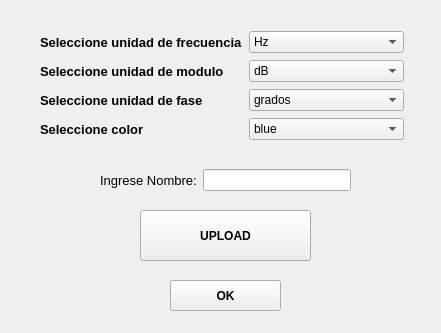
<?xml version="1.0" encoding="UTF-8"?>
<ui version="4.0">
 <class>Form</class>
 <widget class="QWidget" name="Form">
  <property name="geometry">
   <rect>
    <x>0</x>
    <y>0</y>
    <width>441</width>
    <height>333</height>
   </rect>
  </property>
  <property name="windowTitle">
   <string>Form</string>
  </property>
  <widget class="QPushButton" name="upload_simulacion_pushButton_m">
   <property name="geometry">
    <rect>
     <x>140</x>
     <y>210</y>
     <width>171</width>
     <height>51</height>
    </rect>
   </property>
   <property name="font">
    <font>
     <weight>75</weight>
     <bold>true</bold>
    </font>
   </property>
   <property name="text">
    <string>UPLOAD</string>
   </property>
  </widget>
  <widget class="QPushButton" name="ok_simulacion_pushButton_2_m">
   <property name="geometry">
    <rect>
     <x>170</x>
     <y>280</y>
     <width>111</width>
     <height>31</height>
    </rect>
   </property>
   <property name="font">
    <font>
     <weight>75</weight>
     <bold>true</bold>
    </font>
   </property>
   <property name="text">
    <string>OK</string>
   </property>
  </widget>
  <widget class="QWidget" name="horizontalLayoutWidget">
   <property name="geometry">
    <rect>
     <x>100</x>
     <y>160</y>
     <width>251</width>
     <height>41</height>
    </rect>
   </property>
   <layout class="QHBoxLayout" name="horizontalLayout">
    <item>
     <widget class="QLabel" name="label_10">
      <property name="font">
       <font>
        <pointsize>10</pointsize>
       </font>
      </property>
      <property name="text">
       <string>Ingrese Nombre:</string>
      </property>
     </widget>
    </item>
    <item>
     <widget class="QLineEdit" name="nombre_graph_simulacion_m"/>
    </item>
   </layout>
  </widget>
  <widget class="QWidget" name="gridLayoutWidget_2">
   <property name="geometry">
    <rect>
     <x>40</x>
     <y>30</y>
     <width>364</width>
     <height>111</height>
    </rect>
   </property>
   <layout class="QGridLayout" name="gridLayout_2">
    <item row="1" column="1">
     <widget class="QComboBox" name="simulacion_modulo_comboBox_m">
      <item>
       <property name="text">
        <string>dB</string>
       </property>
      </item>
      <item>
       <property name="text">
        <string>Veces</string>
       </property>
      </item>
     </widget>
    </item>
    <item row="1" column="0">
     <widget class="QLabel" name="label_11">
      <property name="font">
       <font>
        <pointsize>10</pointsize>
        <weight>75</weight>
        <bold>true</bold>
       </font>
      </property>
      <property name="text">
       <string>Seleccione unidad de modulo</string>
      </property>
     </widget>
    </item>
    <item row="2" column="1">
     <widget class="QComboBox" name="simulacion_fase_comboBox_m">
      <item>
       <property name="text">
        <string>grados</string>
       </property>
      </item>
      <item>
       <property name="text">
        <string>rad</string>
       </property>
      </item>
     </widget>
    </item>
    <item row="0" column="0">
     <widget class="QLabel" name="label_12">
      <property name="font">
       <font>
        <pointsize>10</pointsize>
        <weight>75</weight>
        <bold>true</bold>
       </font>
      </property>
      <property name="text">
       <string>Seleccione unidad de frecuencia</string>
      </property>
     </widget>
    </item>
    <item row="2" column="0">
     <widget class="QLabel" name="label_13">
      <property name="font">
       <font>
        <pointsize>10</pointsize>
        <weight>75</weight>
        <bold>true</bold>
       </font>
      </property>
      <property name="text">
       <string>Seleccione unidad de fase</string>
      </property>
     </widget>
    </item>
    <item row="0" column="1">
     <widget class="QComboBox" name="simulacion_frec_comboBox_m">
      <item>
       <property name="text">
        <string>Hz</string>
       </property>
      </item>
      <item>
       <property name="text">
        <string>rad/seg</string>
       </property>
      </item>
     </widget>
    </item>
    <item row="3" column="0">
     <widget class="QLabel" name="label_14">
      <property name="font">
       <font>
        <pointsize>10</pointsize>
        <weight>75</weight>
        <bold>true</bold>
       </font>
      </property>
      <property name="text">
       <string>Seleccione color</string>
      </property>
     </widget>
    </item>
    <item row="3" column="1">
     <widget class="QComboBox" name="simulacion_color_comboBox_m">
      <item>
       <property name="text">
        <string>blue</string>
       </property>
      </item>
      <item>
       <property name="text">
        <string>orange</string>
       </property>
      </item>
      <item>
       <property name="text">
        <string>green</string>
       </property>
      </item>
      <item>
       <property name="text">
        <string>red</string>
       </property>
      </item>
      <item>
       <property name="text">
        <string>cyan</string>
       </property>
      </item>
      <item>
       <property name="text">
        <string>magenta</string>
       </property>
      </item>
      <item>
       <property name="text">
        <string>gold</string>
       </property>
      </item>
      <item>
       <property name="text">
        <string>violet</string>
       </property>
      </item>
     </widget>
    </item>
   </layout>
  </widget>
 </widget>
 <resources/>
 <connections/>
</ui>
